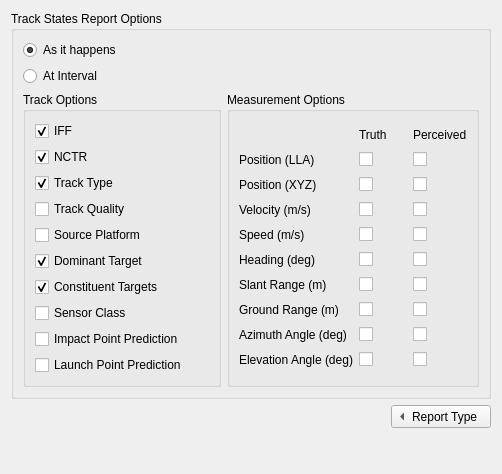
<?xml version="1.0" encoding="UTF-8"?>
<ui version="4.0">
 <class>OptionsTS</class>
 <widget class="QWidget" name="OptionsTS">
  <property name="geometry">
   <rect>
    <x>0</x>
    <y>0</y>
    <width>502</width>
    <height>474</height>
   </rect>
  </property>
  <property name="sizePolicy">
   <sizepolicy hsizetype="Expanding" vsizetype="Fixed">
    <horstretch>0</horstretch>
    <verstretch>0</verstretch>
   </sizepolicy>
  </property>
  <layout class="QVBoxLayout" name="verticalLayout" stretch="0,0,0">
   <item>
    <widget class="QGroupBox" name="groupBox_2">
     <property name="styleSheet">
      <string notr="true"/>
     </property>
     <property name="title">
      <string>Track States Report Options</string>
     </property>
     <property name="flat">
      <bool>false</bool>
     </property>
     <layout class="QVBoxLayout">
      <item>
       <widget class="QRadioButton" name="mButtonAH">
        <property name="text">
         <string>As it happens</string>
        </property>
        <property name="checked">
         <bool>true</bool>
        </property>
       </widget>
      </item>
      <item>
       <widget class="QRadioButton" name="mButtonAI">
        <property name="text">
         <string>At Interval</string>
        </property>
       </widget>
      </item>
      <item>
       <layout class="QHBoxLayout" name="_4">
        <item>
         <widget class="QGroupBox" name="groupBox_4">
          <property name="styleSheet">
           <string notr="true"/>
          </property>
          <property name="title">
           <string>Track Options</string>
          </property>
          <property name="flat">
           <bool>false</bool>
          </property>
          <layout class="QVBoxLayout" name="trackOptionsLayout">
           <item>
            <widget class="QCheckBox" name="mCheckBoxIFF">
             <property name="text">
              <string>IFF</string>
             </property>
             <property name="checked">
              <bool>true</bool>
             </property>
            </widget>
           </item>
           <item>
            <widget class="QCheckBox" name="mCheckBoxNCTR">
             <property name="text">
              <string>NCTR</string>
             </property>
             <property name="checked">
              <bool>true</bool>
             </property>
            </widget>
           </item>
           <item>
            <widget class="QCheckBox" name="mCheckBoxTT">
             <property name="text">
              <string>Track Type</string>
             </property>
             <property name="checked">
              <bool>true</bool>
             </property>
            </widget>
           </item>
           <item>
            <widget class="QCheckBox" name="mCheckBoxTQ">
             <property name="text">
              <string>Track Quality</string>
             </property>
            </widget>
           </item>
           <item>
            <widget class="QCheckBox" name="mCheckBoxSP">
             <property name="text">
              <string>Source Platform</string>
             </property>
            </widget>
           </item>
           <item>
            <widget class="QCheckBox" name="mCheckBoxDT">
             <property name="text">
              <string>Dominant Target</string>
             </property>
             <property name="checked">
              <bool>true</bool>
             </property>
            </widget>
           </item>
           <item>
            <widget class="QCheckBox" name="mCheckBoxCT">
             <property name="text">
              <string>Constituent Targets</string>
             </property>
             <property name="checked">
              <bool>true</bool>
             </property>
            </widget>
           </item>
           <item>
            <widget class="QCheckBox" name="mCheckBoxSC">
             <property name="text">
              <string>Sensor Class</string>
             </property>
            </widget>
           </item>
           <item>
            <widget class="QCheckBox" name="mCheckBoxIPP">
             <property name="text">
              <string>Impact Point Prediction</string>
             </property>
            </widget>
           </item>
           <item>
            <widget class="QCheckBox" name="mCheckBoxLPP">
             <property name="text">
              <string>Launch Point Prediction</string>
             </property>
            </widget>
           </item>
          </layout>
         </widget>
        </item>
        <item>
         <widget class="QGroupBox" name="groupBox">
          <property name="title">
           <string>Measurement Options</string>
          </property>
          <layout class="QVBoxLayout" name="measurementOptionsLayout">
           <item>
            <layout class="QGridLayout" name="measurementLayout">
             <property name="verticalSpacing">
              <number>10</number>
             </property>
             <item row="3" column="1">
              <widget class="QCheckBox" name="mCheckBoxLLAT">
               <property name="sizePolicy">
                <sizepolicy hsizetype="Fixed" vsizetype="Fixed">
                 <horstretch>0</horstretch>
                 <verstretch>0</verstretch>
                </sizepolicy>
               </property>
              </widget>
             </item>
             <item row="3" column="0">
              <widget class="QLabel" name="label">
               <property name="text">
                <string>Position (LLA)</string>
               </property>
              </widget>
             </item>
             <item row="4" column="0">
              <widget class="QLabel" name="label_4">
               <property name="text">
                <string>Position (XYZ)</string>
               </property>
              </widget>
             </item>
             <item row="3" column="2">
              <widget class="QCheckBox" name="mCheckBoxLLAP">
               <property name="sizePolicy">
                <sizepolicy hsizetype="Fixed" vsizetype="Fixed">
                 <horstretch>0</horstretch>
                 <verstretch>0</verstretch>
                </sizepolicy>
               </property>
              </widget>
             </item>
             <item row="1" column="2">
              <widget class="QLabel" name="label_3">
               <property name="sizePolicy">
                <sizepolicy hsizetype="Fixed" vsizetype="Preferred">
                 <horstretch>0</horstretch>
                 <verstretch>0</verstretch>
                </sizepolicy>
               </property>
               <property name="text">
                <string>Perceived</string>
               </property>
              </widget>
             </item>
             <item row="1" column="1">
              <widget class="QLabel" name="label_2">
               <property name="sizePolicy">
                <sizepolicy hsizetype="Fixed" vsizetype="Fixed">
                 <horstretch>0</horstretch>
                 <verstretch>0</verstretch>
                </sizepolicy>
               </property>
               <property name="text">
                <string>Truth      </string>
               </property>
              </widget>
             </item>
             <item row="5" column="0">
              <widget class="QLabel" name="label_5">
               <property name="text">
                <string>Velocity (m/s)</string>
               </property>
              </widget>
             </item>
             <item row="8" column="0">
              <widget class="QLabel" name="label_8">
               <property name="text">
                <string>Slant Range (m)</string>
               </property>
              </widget>
             </item>
             <item row="7" column="0">
              <widget class="QLabel" name="label_7">
               <property name="text">
                <string>Heading (deg)</string>
               </property>
              </widget>
             </item>
             <item row="6" column="0">
              <widget class="QLabel" name="label_6">
               <property name="text">
                <string>Speed (m/s)</string>
               </property>
              </widget>
             </item>
             <item row="10" column="0">
              <widget class="QLabel" name="label_10">
               <property name="text">
                <string>Azimuth Angle (deg)</string>
               </property>
              </widget>
             </item>
             <item row="9" column="0">
              <widget class="QLabel" name="label_9">
               <property name="text">
                <string>Ground Range (m)</string>
               </property>
              </widget>
             </item>
             <item row="11" column="0">
              <widget class="QLabel" name="label_11">
               <property name="text">
                <string>Elevation Angle (deg)</string>
               </property>
              </widget>
             </item>
             <item row="4" column="1">
              <widget class="QCheckBox" name="mCheckBoxXYZT">
               <property name="sizePolicy">
                <sizepolicy hsizetype="Fixed" vsizetype="Fixed">
                 <horstretch>0</horstretch>
                 <verstretch>0</verstretch>
                </sizepolicy>
               </property>
               <property name="text">
                <string/>
               </property>
              </widget>
             </item>
             <item row="4" column="2">
              <widget class="QCheckBox" name="mCheckBoxXYZP">
               <property name="sizePolicy">
                <sizepolicy hsizetype="Fixed" vsizetype="Fixed">
                 <horstretch>0</horstretch>
                 <verstretch>0</verstretch>
                </sizepolicy>
               </property>
               <property name="text">
                <string/>
               </property>
              </widget>
             </item>
             <item row="5" column="1">
              <widget class="QCheckBox" name="mCheckBoxVT">
               <property name="sizePolicy">
                <sizepolicy hsizetype="Fixed" vsizetype="Fixed">
                 <horstretch>0</horstretch>
                 <verstretch>0</verstretch>
                </sizepolicy>
               </property>
               <property name="text">
                <string/>
               </property>
              </widget>
             </item>
             <item row="5" column="2">
              <widget class="QCheckBox" name="mCheckBoxVP">
               <property name="sizePolicy">
                <sizepolicy hsizetype="Fixed" vsizetype="Fixed">
                 <horstretch>0</horstretch>
                 <verstretch>0</verstretch>
                </sizepolicy>
               </property>
               <property name="text">
                <string/>
               </property>
              </widget>
             </item>
             <item row="6" column="1">
              <widget class="QCheckBox" name="mCheckBoxSpT">
               <property name="sizePolicy">
                <sizepolicy hsizetype="Fixed" vsizetype="Fixed">
                 <horstretch>0</horstretch>
                 <verstretch>0</verstretch>
                </sizepolicy>
               </property>
               <property name="text">
                <string/>
               </property>
              </widget>
             </item>
             <item row="6" column="2">
              <widget class="QCheckBox" name="mCheckBoxSpP">
               <property name="sizePolicy">
                <sizepolicy hsizetype="Fixed" vsizetype="Fixed">
                 <horstretch>0</horstretch>
                 <verstretch>0</verstretch>
                </sizepolicy>
               </property>
               <property name="text">
                <string/>
               </property>
              </widget>
             </item>
             <item row="7" column="1">
              <widget class="QCheckBox" name="mCheckBoxHT">
               <property name="sizePolicy">
                <sizepolicy hsizetype="Fixed" vsizetype="Fixed">
                 <horstretch>0</horstretch>
                 <verstretch>0</verstretch>
                </sizepolicy>
               </property>
               <property name="text">
                <string/>
               </property>
              </widget>
             </item>
             <item row="7" column="2">
              <widget class="QCheckBox" name="mCheckBoxHP">
               <property name="sizePolicy">
                <sizepolicy hsizetype="Fixed" vsizetype="Fixed">
                 <horstretch>0</horstretch>
                 <verstretch>0</verstretch>
                </sizepolicy>
               </property>
               <property name="text">
                <string/>
               </property>
              </widget>
             </item>
             <item row="8" column="1">
              <widget class="QCheckBox" name="mCheckBoxSRT">
               <property name="sizePolicy">
                <sizepolicy hsizetype="Fixed" vsizetype="Fixed">
                 <horstretch>0</horstretch>
                 <verstretch>0</verstretch>
                </sizepolicy>
               </property>
               <property name="text">
                <string/>
               </property>
              </widget>
             </item>
             <item row="8" column="2">
              <widget class="QCheckBox" name="mCheckBoxSRP">
               <property name="sizePolicy">
                <sizepolicy hsizetype="Fixed" vsizetype="Fixed">
                 <horstretch>0</horstretch>
                 <verstretch>0</verstretch>
                </sizepolicy>
               </property>
               <property name="text">
                <string/>
               </property>
              </widget>
             </item>
             <item row="9" column="1">
              <widget class="QCheckBox" name="mCheckBoxGRT">
               <property name="sizePolicy">
                <sizepolicy hsizetype="Fixed" vsizetype="Fixed">
                 <horstretch>0</horstretch>
                 <verstretch>0</verstretch>
                </sizepolicy>
               </property>
               <property name="text">
                <string/>
               </property>
              </widget>
             </item>
             <item row="9" column="2">
              <widget class="QCheckBox" name="mCheckBoxGRP">
               <property name="sizePolicy">
                <sizepolicy hsizetype="Fixed" vsizetype="Fixed">
                 <horstretch>0</horstretch>
                 <verstretch>0</verstretch>
                </sizepolicy>
               </property>
               <property name="text">
                <string/>
               </property>
              </widget>
             </item>
             <item row="10" column="1">
              <widget class="QCheckBox" name="mCheckBoxAAT">
               <property name="sizePolicy">
                <sizepolicy hsizetype="Fixed" vsizetype="Fixed">
                 <horstretch>0</horstretch>
                 <verstretch>0</verstretch>
                </sizepolicy>
               </property>
               <property name="text">
                <string/>
               </property>
              </widget>
             </item>
             <item row="10" column="2">
              <widget class="QCheckBox" name="mCheckBoxAAP">
               <property name="sizePolicy">
                <sizepolicy hsizetype="Fixed" vsizetype="Fixed">
                 <horstretch>0</horstretch>
                 <verstretch>0</verstretch>
                </sizepolicy>
               </property>
               <property name="text">
                <string/>
               </property>
              </widget>
             </item>
             <item row="11" column="1">
              <widget class="QCheckBox" name="mCheckBoxEAT">
               <property name="sizePolicy">
                <sizepolicy hsizetype="Fixed" vsizetype="Fixed">
                 <horstretch>0</horstretch>
                 <verstretch>0</verstretch>
                </sizepolicy>
               </property>
               <property name="text">
                <string/>
               </property>
              </widget>
             </item>
             <item row="11" column="2">
              <widget class="QCheckBox" name="mCheckBoxEAP">
               <property name="sizePolicy">
                <sizepolicy hsizetype="Fixed" vsizetype="Fixed">
                 <horstretch>0</horstretch>
                 <verstretch>0</verstretch>
                </sizepolicy>
               </property>
               <property name="text">
                <string/>
               </property>
              </widget>
             </item>
            </layout>
           </item>
          </layout>
         </widget>
        </item>
       </layout>
      </item>
     </layout>
    </widget>
   </item>
   <item>
    <layout class="QHBoxLayout" name="horizontalLayout_2">
     <item>
      <spacer name="horizontalSpacer">
       <property name="orientation">
        <enum>Qt::Horizontal</enum>
       </property>
       <property name="sizeHint" stdset="0">
        <size>
         <width>40</width>
         <height>20</height>
        </size>
       </property>
      </spacer>
     </item>
     <item>
      <widget class="QToolButton" name="toolButton">
       <property name="sizePolicy">
        <sizepolicy hsizetype="Fixed" vsizetype="Fixed">
         <horstretch>0</horstretch>
         <verstretch>0</verstretch>
        </sizepolicy>
       </property>
       <property name="contextMenuPolicy">
        <enum>Qt::NoContextMenu</enum>
       </property>
       <property name="toolTip">
        <string/>
       </property>
       <property name="layoutDirection">
        <enum>Qt::LeftToRight</enum>
       </property>
       <property name="styleSheet">
        <string notr="true"/>
       </property>
       <property name="text">
        <string>Report Type</string>
       </property>
       <property name="toolButtonStyle">
        <enum>Qt::ToolButtonTextBesideIcon</enum>
       </property>
       <property name="autoRaise">
        <bool>false</bool>
       </property>
       <property name="arrowType">
        <enum>Qt::LeftArrow</enum>
       </property>
      </widget>
     </item>
    </layout>
   </item>
   <item>
    <spacer>
     <property name="orientation">
      <enum>Qt::Vertical</enum>
     </property>
     <property name="sizeHint" stdset="0">
      <size>
       <width>20</width>
       <height>40</height>
      </size>
     </property>
    </spacer>
   </item>
  </layout>
 </widget>
 <resources/>
 <connections/>
</ui>
